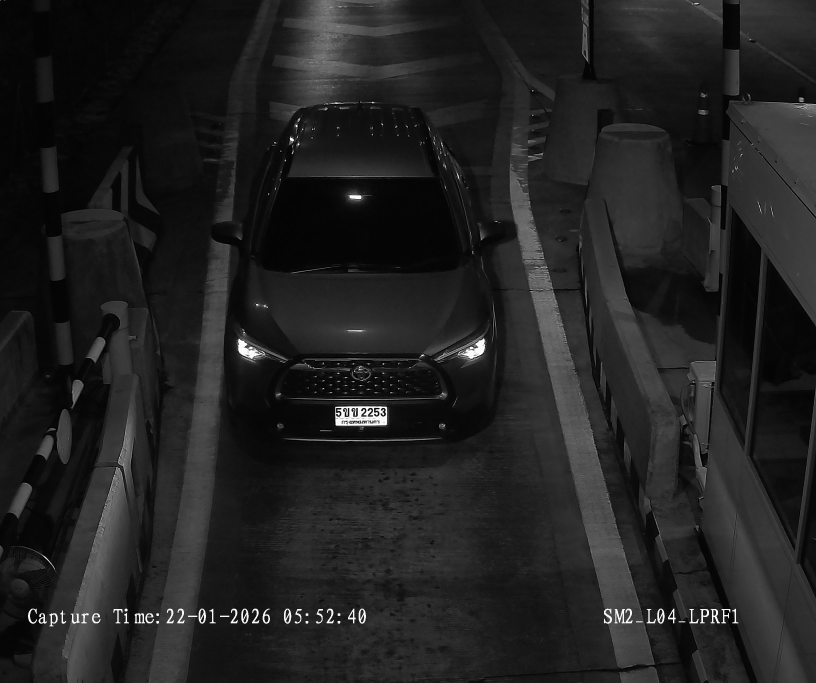
#> input picture storage/original/80a01bf300a0474ab1519ac6b58c56cd.jpg, 2448 x 2048 px (shown at 1/3 size)
$ python -i perspective.py   (imports and definitions only)
#> lines starting #> are read from the running program, lines starting #| are printed output that depends on the picture; after the words box and inside, x2 and y2 are one past the last pixel; in counts of white or black regions, pixels touching at a corner belong together
import logging
import os
from typing import Optional

import cv2
import numpy as np

log = logging.getLogger(__name__)


class PerspectiveFix:
    """
    Perspective correction for skewed license plates.

    ⚠️ SAFE: returns original image on ANY failure — never crashes pipeline.
    """

    def __init__(self):
        self.enabled = os.getenv("PERSPECTIVE_FIX_ENABLED", "true").lower() == "true"
        self.min_area = int(os.getenv("PERSPECTIVE_FIX_MIN_AREA", "500"))
        self.debug = os.getenv("PERSPECTIVE_FIX_DEBUG", "false").lower() == "true"
        self.output_width = 400
        self.output_height = 200
        log.info(
            "PerspectiveFix: enabled=%s min_area=%d output=%dx%d",
            self.enabled, self.min_area, self.output_width, self.output_height,
        )

    def fix(self, image: np.ndarray) -> np.ndarray:
        """Apply perspective correction. NEVER raises."""
        if not self.enabled:
            return image
        if image is None or image.size == 0:
            return image
        try:
            corners = self._find_plate_corners(image)
            if corners is None:
                if self.debug:
                    log.debug("PerspectiveFix: no corners found — using original")
                return image

            ordered = self._order_points(corners)

            # Skip if quad covers >92% of crop (nothing to correct)
            h, w = image.shape[:2]
            quad_area = cv2.contourArea(ordered)
            if quad_area > h * w * 0.92:
                if self.debug:
                    log.debug("PerspectiveFix: quad ≈ full crop — skip")
                return image

            corrected = self._warp(image, ordered)
            if corrected is None or corrected.size == 0:
                return image
            return corrected
        except Exception as e:
            log.warning("PerspectiveFix error (using original): %s", e)
            return image

    def _find_plate_corners(self, image: np.ndarray) -> Optional[np.ndarray]:
        gray = cv2.cvtColor(image, cv2.COLOR_BGR2GRAY) if len(image.shape) == 3 else image.copy()
        binary = cv2.adaptiveThreshold(
            gray, 255, cv2.ADAPTIVE_THRESH_GAUSSIAN_C,
            cv2.THRESH_BINARY_INV, blockSize=31, C=5,
        )
        kernel = cv2.getStructuringElement(cv2.MORPH_RECT, (5, 5))
        closed = cv2.morphologyEx(binary, cv2.MORPH_CLOSE, kernel, iterations=2)
        contours, _ = cv2.findContours(closed, cv2.RETR_EXTERNAL, cv2.CHAIN_APPROX_SIMPLE)
        if not contours:
            return None
        largest = max(contours, key=cv2.contourArea)
        if cv2.contourArea(largest) < self.min_area:
            return None
        eps = 0.02 * cv2.arcLength(largest, True)
        approx = cv2.approxPolyDP(largest, eps, True)
        if len(approx) == 4:
            return approx.reshape(4, 2).astype(np.float32)
        rect = cv2.minAreaRect(largest)
        return cv2.boxPoints(rect).astype(np.float32)

    @staticmethod
    def _order_points(pts: np.ndarray) -> np.ndarray:
        """TL, TR, BR, BL — robust sum/diff method."""
        s = pts.sum(axis=1)
        d = np.diff(pts, axis=1).ravel()
        tl = pts[np.argmin(s)]
        br = pts[np.argmax(s)]
        tr = pts[np.argmin(d)]
        bl = pts[np.argmax(d)]
        return np.array([tl, tr, br, bl], dtype=np.float32)

    def _warp(self, image: np.ndarray, corners: np.ndarray) -> Optional[np.ndarray]:
        dst = np.array([
            [0, 0],
            [self.output_width - 1, 0],
            [self.output_width - 1, self.output_height - 1],
            [0, self.output_height - 1],
        ], dtype=np.float32)
        M = cv2.getPerspectiveTransform(corners, dst)
        return cv2.warpPerspective(
            image, M, (self.output_width, self.output_height),
            flags=cv2.INTER_LINEAR,
            borderMode=cv2.BORDER_REPLICATE,
        )

>>> import cv2
>>> picture = cv2.imread('../../../storage/original/80a01bf300a0474ab1519ac6b58c56cd.jpg')
#> picture is the input picture: shape (2048, 2448, 3); min 0, max 255, mean 33.4
>>> result = PerspectiveFix().fix(picture)
#> in _find_plate_corners, `binary = cv2.adaptiveThreshold( gray, 255, cv2.ADAPTIVE_THRESH_GAUSSIA..`:
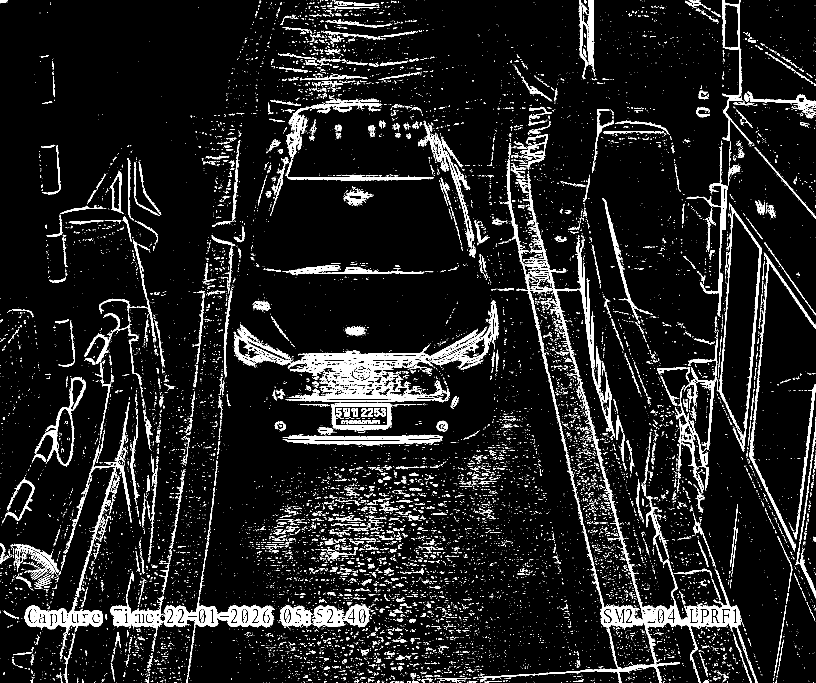
#> binary: shape (2048, 2448) (shown at 1/3 size); 8.5% white; 15840 white regions (14023 under 20 px), largest, box (x1, y1, x2, y2) and area: (863, 944, 1480, 1197) 28941, (330, 1715, 824, 2048) 19191, (1891, 1678, 2244, 2048) 15734
#> in _find_plate_corners, `closed = cv2.morphologyEx(binary, cv2.MORPH_CLOSE, kernel, iterations=2)`:
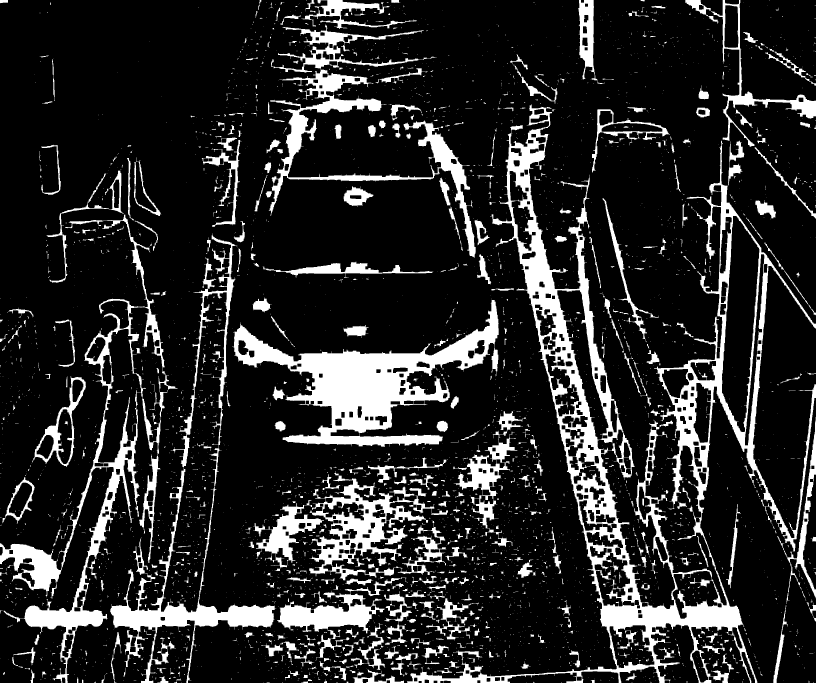
#> closed: shape (2048, 2448) (shown at 1/3 size); 16.3% white; 3933 white regions (3198 under 20 px)
#> in _find_plate_corners, `contours, _ = cv2.findContours(closed, cv2.RETR_EXTERNAL, cv2.CHAIN_AP..`: contours = 3578 contours, 3112 with area under 20; largest, box (x1, y1, x2, y2) and area: (1222, 312, 2448, 2048) 413460, (330, 700, 829, 2048) 132868, (0, 644, 533, 2048) 127946, (696, 900, 1496, 1341) 111697, (806, 74, 1427, 773) 53532
#> in _find_plate_corners, `largest = max(contours, key=cv2.contourArea)`: largest = contour of 6925 points, box (x1, y1, x2, y2) (1222, 312, 2448, 2048), area 413460
#> in _find_plate_corners, `eps = 0.02 * cv2.arcLength(largest, True)`: eps = 492.1
#> in _find_plate_corners, `approx = cv2.approxPolyDP(largest, eps, True)`: approx = [[1593, 312], [1850, 2006], [1222, 2047], [2271, 2047], [2164, 422], [1923, 1807]]
#> in _find_plate_corners, `rect = cv2.minAreaRect(largest)`: rect = ((1906.1, 1268.1), (1773.2, 1075.8), -79.92)
#> in fix, `corners = self._find_plate_corners(image)`: corners = [[2280.5, 2235.2], [1221.3, 2046.9], [1531.7, 301], [2590.9, 489.3]]
#> in _order_points, `s = pts.sum(axis=1)`: s = [4515.7, 3268.2, 1832.7, 3080.2]
#> in _order_points, `d = np.diff(pts, axis=1).ravel()`: d = [-45.32, 825.6, -1230.7, -2101.5]
#> in _order_points, `tl = pts[np.argmin(s)]`: tl = [1531.7, 301]
#> in _order_points, `br = pts[np.argmax(s)]`: br = [2280.5, 2235.2]
#> in _order_points, `tr = pts[np.argmin(d)]`: tr = [2590.9, 489.3]
#> in _order_points, `bl = pts[np.argmax(d)]`: bl = [1221.3, 2046.9]
#> in fix, `ordered = self._order_points(corners)`: ordered = [[1531.7, 301], [2590.9, 489.3], [2280.5, 2235.2], [1221.3, 2046.9]]
#> in fix, `quad_area = cv2.contourArea(ordered)`: quad_area = 1907626.3
#> in _warp, `M = cv2.getPerspectiveTransform(corners, dst)`: M = [[0.365, 0.0649, -578.9], [-0.0196, 0.11, -3.17], [2.21e-11, -6.01e-11, 1]]
#> in _warp, `return cv2.warpPerspective( image, M, (self.output_width, self.output_..`:
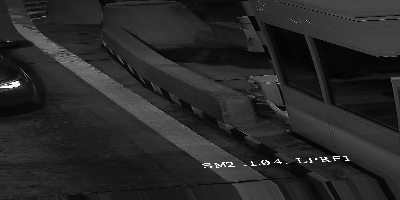
#> returned value: shape (200, 400, 3); min 0, max 255, mean 40

$ run again, on storage/original/f95c1078e6e941a7a6be96fe7cbd5af3.jpg
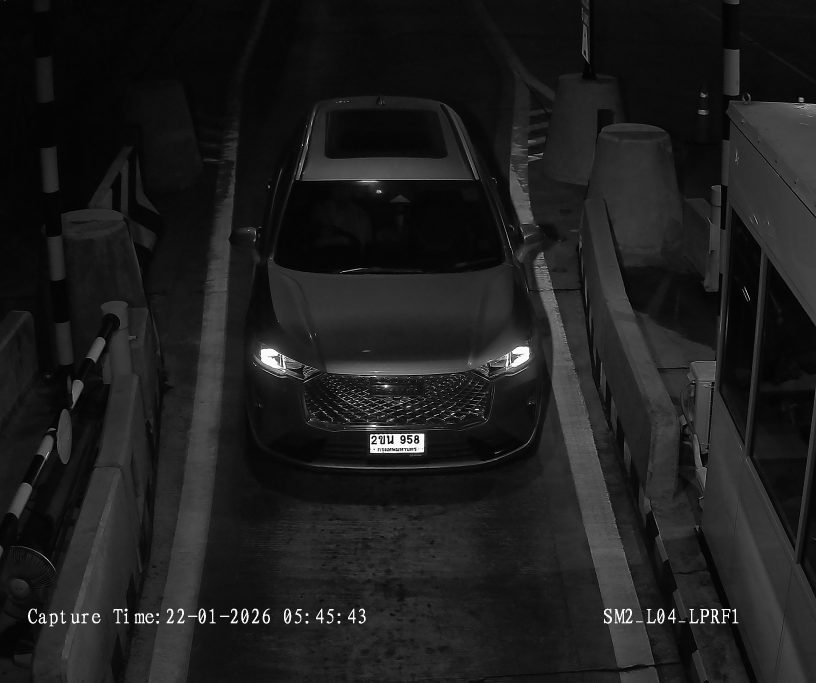
#> input picture storage/original/f95c1078e6e941a7a6be96fe7cbd5af3.jpg, 2448 x 2048 px (shown at 1/3 size)
#> picture is the input picture: shape (2048, 2448, 3); min 0, max 255, mean 29.8
#> in _find_plate_corners, `binary = cv2.adaptiveThreshold( gray, 255, cv2.ADAPTIVE_THRESH_GAUSSIA..`:
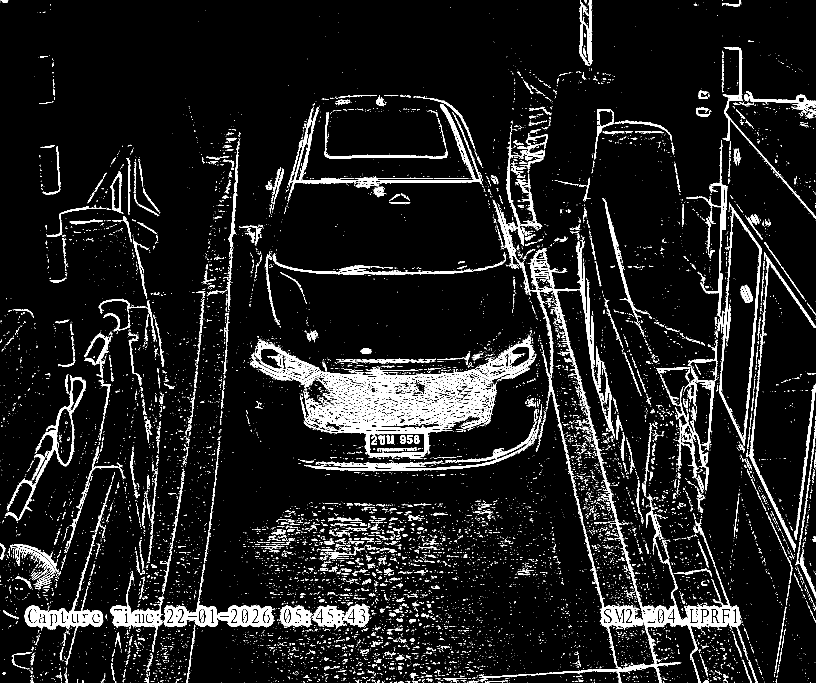
#> binary: shape (2048, 2448) (shown at 1/3 size); 8.2% white; 13256 white regions (11781 under 20 px), largest, box (x1, y1, x2, y2) and area: (751, 1022, 1604, 1288) 51623, (1437, 1132, 2244, 2048) 31082, (1480, 601, 1819, 1243) 16624
#> closed: shape (2048, 2448); 15.2% white; 3231 white regions (2637 under 20 px)
#> contours = 3022 contours, 2642 with area under 20; largest, box (x1, y1, x2, y2) and area: (745, 362, 2448, 2048) 637658, (331, 397, 1230, 2048) 132162, (0, 896, 493, 2048) 50366, (852, 284, 1496, 642) 27036, (14, 1123, 258, 1569) 23823
#> largest = contour of 9141 points, box (x1, y1, x2, y2) (745, 362, 2448, 2048), area 637658
#> eps = 643.3
#> approx = contour of 11 points, box (x1, y1, x2, y2) (771, 402, 2330, 2048), area 1121916
#> rect = ((1596, 1204.5), (1685, 1702), -90)
#> corners = [[2447, 2047], [745, 2047], [745, 362], [2447, 362]]
#> s = [4494, 2792, 1107, 2809]
#> d = [-400, 1302, -383, -2085]
#> tl = [745, 362]
#> br = [2447, 2047]
#> tr = [2447, 362]
#> bl = [745, 2047]
#> ordered = [[745, 362], [2447, 362], [2447, 2047], [745, 2047]]
#> quad_area = 2867870
#> M = [[0.234, -2.32e-18, -174.7], [-2.9e-18, 0.118, -42.75], [6.29e-20, 2.72e-36, 1]]
#> in _warp, `return cv2.warpPerspective( image, M, (self.output_width, self.output_..`:
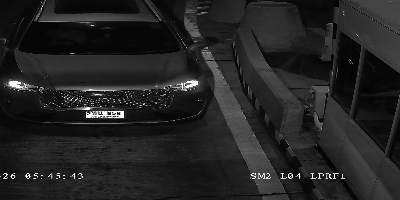
#> returned value: shape (200, 400, 3); min 0, max 255, mean 35.3
